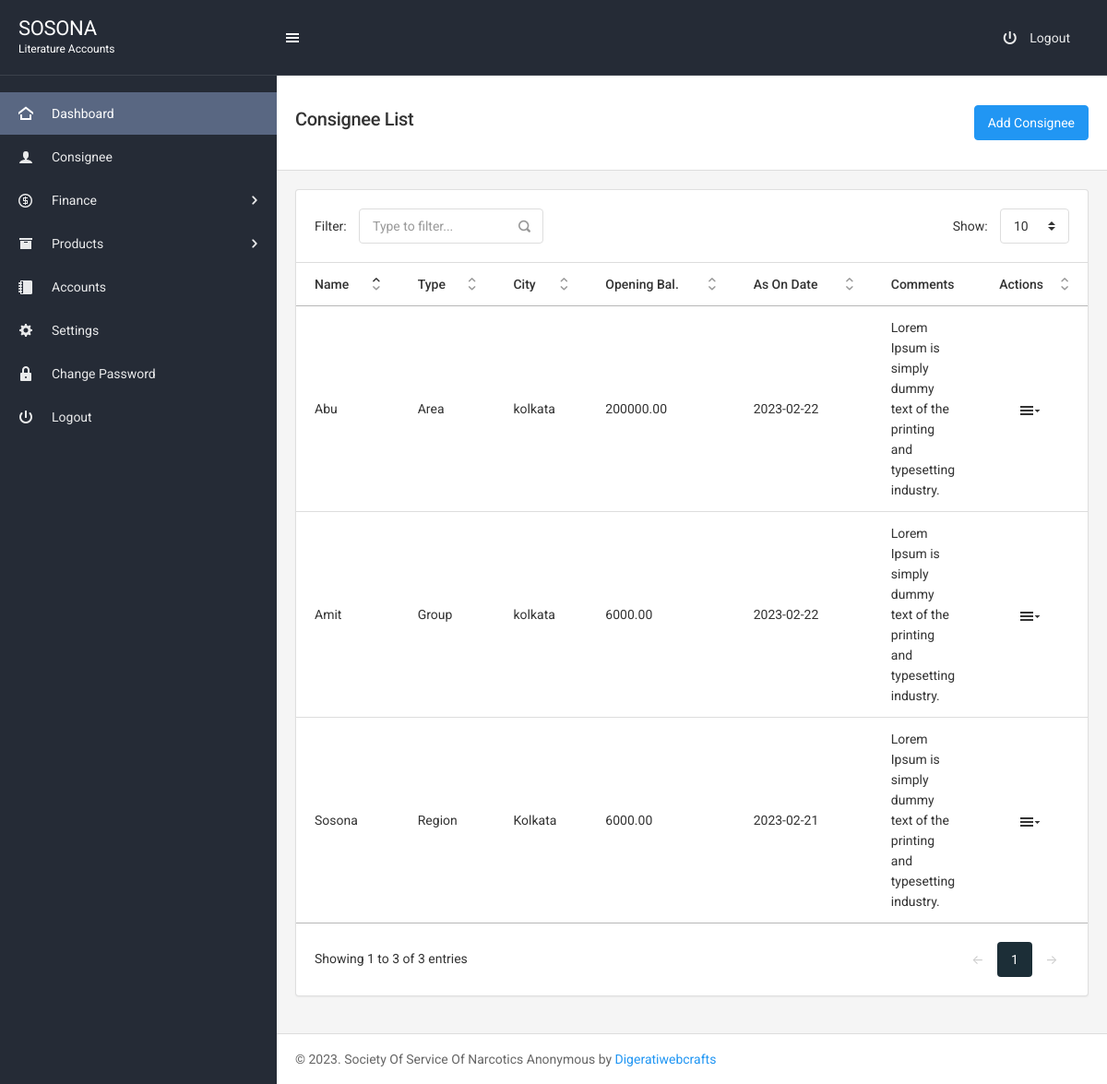
The page /consignee.php (signed in) on the database its author committed.
### tables this page shows
CREATE TABLE `consignee` (
  `id` int(11) NOT NULL,
  `name` varchar(255) NOT NULL,
  `entry_type` varchar(255) NOT NULL COMMENT '1=sosona,2=area,3=group',
  `city` varchar(255) NOT NULL,
  `opening_bal_amt` float(9,2) NOT NULL,
  `as_on_date` date NOT NULL,
  `comments` longtext NOT NULL
);

### consignee.php (the view, shortened to what this page needs)
<?php
include "includes/header.php";
?>
<?php
include "includes/top-navbar.php";
 ?>
<div class="page-content">
    <?php
    include "includes/left-sidebar.php";
     ?>
    <div class="content-wrapper">
        <div class="content-inner">
            <div class="page-header page-header-light">
                <div class="page-header-content header-elements-lg-inline">
                    <div class="page-title d-flex w-100">
                        <h4 class="mr-auto"><span class="font-weight-semibold">Consignee List</span></h4>
                        <a href="consignee-add-edit.php" class="btn btn-primary">Add Consignee</a>
                    </div>
                </div>
            </div>
            <div class="content">
                <div class="card">
                    <table class="table datatable-basic">
                        <thead>
                            <tr>
                                <th>Name</th>
                                <th>Type</th>
                                <th>City</th>
                                <th>Opening Bal.</th>
                                <th>As On Date</th>
                                <th>Comments</th>
                                <th class="text-center">Actions</th>
                            </tr>
                        </thead>
                        <tbody>
                            <?php
                              $sel="SELECT *  FROM  consignee";
                              $rs=$conn->query($sel);
                              while($row=$rs->fetch_assoc()){
                            ?>
                            <tr>
                                <td><?php echo $row['name']; ?></td>
                                <td><?php echo $row['entry_type']; ?></td>
                                <td><?php echo $row['city']; ?></td>
                                <td><?php echo $row['opening_bal_amt']; ?></td>
                                <td><?php echo $row['as_on_date']; ?></td>
                                <td><?php echo $row['comments']; ?></td>
                                <td class="text-center">
                                    <div class="list-icons">
                                        <div class="dropdown">
                                            <a href="#" class="list-icons-item" data-toggle="dropdown">
                                                <i class="icon-menu9"></i>
                                            </a>
                                        </div>
                                    </div>
                                </td>
                            </tr>
                            <?php
                            }
                            ?>
                        </tbody>
                    </table>
                </div>
            </div>
<?php include "includes/footer.php"; ?>

### rows shown on the page
consignee: name "Sosona", entry_type "Region", city "Kolkata", opening_bal_amt "6000.00", as_on_date "2023-02-21", comments "Lorem Ipsum is simply dummy text of the printing and typesetting industry."
consignee: name "Abu", entry_type "Area", city "kolkata", opening_bal_amt "200000.00", as_on_date "2023-02-22", comments "Lorem Ipsum is simply dummy text of the printing and typesetting industry."
consignee: name "Amit", entry_type "Group", city "kolkata", opening_bal_amt "6000.00", as_on_date "2023-02-22", comments "Lorem Ipsum is simply dummy text of the printing and typesetting industry."
